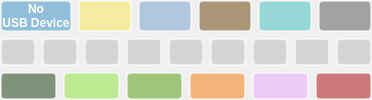
     <widget class="QWidget" name="menuWidget" native="true">
      <property name="enabled">
       <bool>true</bool>
      </property>
      <property name="sizePolicy">
       <sizepolicy hsizetype="Expanding" vsizetype="Expanding">
        <horstretch>0</horstretch>
        <verstretch>0</verstretch>
       </sizepolicy>
      </property>
      <property name="styleSheet">
       <string notr="true">outline: none;</string>
      </property>
      <layout class="QGridLayout" name="gridLayout_TileArea">
       <property name="leftMargin">
        <number>0</number>
       </property>
       <property name="topMargin">
        <number>0</number>
       </property>
       <property name="rightMargin">
        <number>0</number>
       </property>
       <property name="bottomMargin">
        <number>0</number>
       </property>
       <item row="0" column="0" colspan="2">
        <layout class="QHBoxLayout" name="Layout_Sliderselect">
         <item>
          <widget class="QWidget" name="AAUSBWidget" native="true">
           <property name="sizePolicy">
            <sizepolicy hsizetype="Expanding" vsizetype="Expanding">
             <horstretch>0</horstretch>
             <verstretch>0</verstretch>
            </sizepolicy>
           </property>
           <layout class="QHBoxLayout" name="Layout">
            <property name="leftMargin">
             <number>0</number>
            </property>
            <property name="topMargin">
             <number>0</number>
            </property>
            <property name="rightMargin">
             <number>0</number>
            </property>
            <property name="bottomMargin">
             <number>0</number>
            </property>
            <item>
             <widget class="QPushButton" name="pushButtonNoDevice">
              <property name="sizePolicy">
               <sizepolicy hsizetype="Expanding" vsizetype="Expanding">
                <horstretch>0</horstretch>
                <verstretch>0</verstretch>
               </sizepolicy>
              </property>
              <property name="font">
               <font>
                <weight>75</weight>
                <bold>true</bold>
               </font>
              </property>
              <property name="styleSheet">
               <string notr="true">background-color: rgba(48, 140, 198, 0.5);
color: rgb(255, 255, 255);
border-radius: 4px;
border: 2px solid rgba(255,255,255,0.5);
outline: none;</string>
              </property>
              <property name="text">
               <string>No
USB Device</string>
              </property>
              <property name="focusPolicy">
               <enum>Qt::NoFocus</enum>
              </property>
             </widget>
            </item>
           </layout>
          </widget>
         </item>
         <item>
          <widget class="QPushButton" name="pushButtonDay">
           <property name="sizePolicy">
            <sizepolicy hsizetype="Expanding" vsizetype="Expanding">
             <horstretch>0</horstretch>
             <verstretch>0</verstretch>
            </sizepolicy>
           </property>
           <property name="minimumSize">
            <size>
             <width>0</width>
             <height>0</height>
            </size>
           </property>
           <property name="styleSheet">
            <string notr="true">background: rgba(252, 233, 79, 0.5);
border-radius: 4px;
border: 2px solid rgba(255,255,255,0.5);
outline: none;</string>
           </property>
           <property name="text">
            <string />
           </property>
           <property name="icon">
            <iconset>
             <normalon>:/day-hot.png</normalon>
            </iconset>
           </property>
           <property name="iconSize">
            <size>
             <width>64</width>
             <height>64</height>
            </size>
           </property>
           <property name="flat">
            <bool>false</bool>
           </property>
          </widget>
         </item>
         <item>
          <widget class="QPushButton" name="pushButtonNight">
           <property name="sizePolicy">
            <sizepolicy hsizetype="Expanding" vsizetype="Expanding">
             <horstretch>0</horstretch>
             <verstretch>0</verstretch>
            </sizepolicy>
           </property>
           <property name="minimumSize">
            <size>
             <width>0</width>
             <height>0</height>
            </size>
           </property>
           <property name="styleSheet">
            <string notr="true">background-color: rgba(114, 159, 207, 0.5);
border-radius: 4px;
border: 2px solid rgba(255,255,255,0.5);
outline: none;</string>
           </property>
           <property name="text">
            <string />
           </property>
           <property name="icon">
            <iconset>
             <disabledon>:/night-hot.png</disabledon>
            </iconset>
           </property>
           <property name="iconSize">
            <size>
             <width>64</width>
             <height>64</height>
            </size>
           </property>
           <property name="flat">
            <bool>false</bool>
           </property>
          </widget>
         </item>
         <item>
          <widget class="QPushButton" name="pushButtonCameraShow">
           <property name="sizePolicy">
            <sizepolicy hsizetype="Expanding" vsizetype="Expanding">
             <horstretch>0</horstretch>
             <verstretch>0</verstretch>
            </sizepolicy>
           </property>
           <property name="styleSheet">
            <string notr="true">background-color: rgba(100, 62, 4, 0.5);
border-radius: 4px;
border: 2px solid rgba(255,255,255,0.5);
outline: none;</string>
           </property>
           <property name="text">
            <string />
           </property>
           <property name="icon">
            <iconset>
             <normalon>:/camera-hot.png</normalon>
            </iconset>
           </property>
           <property name="iconSize">
            <size>
             <width>64</width>
             <height>64</height>
            </size>
           </property>
          </widget>
         </item>
         <item>
          <widget class="QPushButton" name="pushButtonVolume">
           <property name="sizePolicy">
            <sizepolicy hsizetype="Expanding" vsizetype="Expanding">
             <horstretch>0</horstretch>
             <verstretch>0</verstretch>
            </sizepolicy>
           </property>
           <property name="styleSheet">
            <string notr="true">background-color: rgba(64, 191, 191, 0.5);
border-radius: 4px;
border: 2px solid rgba(255,255,255,0.5);
outline: none;</string>
           </property>
           <property name="text">
            <string />
           </property>
           <property name="icon">
            <iconset>
             <normalon>:/volume-hot.png</normalon>
            </iconset>
           </property>
           <property name="iconSize">
            <size>
             <width>64</width>
             <height>64</height>
            </size>
           </property>
          </widget>
         </item>
         <item>
          <widget class="QPushButton" name="pushButtonDebug">
           <property name="sizePolicy">
            <sizepolicy hsizetype="Expanding" vsizetype="Expanding">
             <horstretch>0</horstretch>
             <verstretch>0</verstretch>
            </sizepolicy>
           </property>
           <property name="styleSheet">
            <string notr="true">background-color: rgba(85, 87, 83, 0.5);
border-radius: 4px;
border: 2px solid rgba(255,255,255,0.5);
outline: none;</string>
           </property>
           <property name="text">
            <string />
           </property>
           <property name="icon">
            <iconset>
             <normalon>:/bug-hot.png</normalon>
            </iconset>
           </property>
           <property name="iconSize">
            <size>
             <width>64</width>
             <height>64</height>
            </size>
           </property>
          </widget>
         </item>
        </layout>
       </item>
       <item row="1" column="0" colspan="2">
        <layout class="QHBoxLayout" name="Layout_Custom1">
         <item>
          <widget class="QPushButton" name="pushButton_c1">
           <property name="sizePolicy">
            <sizepolicy hsizetype="Expanding" vsizetype="Expanding">
             <horstretch>0</horstretch>
             <verstretch>0</verstretch>
            </sizepolicy>
           </property>
           <property name="baseSize">
            <size>
             <width>0</width>
             <height>0</height>
            </size>
           </property>
           <property name="font">
            <font>
             <weight>75</weight>
             <bold>true</bold>
            </font>
           </property>
           <property name="styleSheet">
            <string notr="true">background-color: rgba(186, 189, 182, 0.5);
border-radius: 4px;
border: 2px solid rgba(255,255,255,0.5);
color: rgb(255, 255, 255);
outline: none;</string>
           </property>
           <property name="text">
            <string />
           </property>
          </widget>
         </item>
         <item>
          <widget class="QPushButton" name="pushButton_c2">
           <property name="sizePolicy">
            <sizepolicy hsizetype="Expanding" vsizetype="Expanding">
             <horstretch>0</horstretch>
             <verstretch>0</verstretch>
            </sizepolicy>
           </property>
           <property name="font">
            <font>
             <weight>75</weight>
             <bold>true</bold>
            </font>
           </property>
           <property name="styleSheet">
            <string notr="true">background-color: rgba(186, 189, 182, 0.5);
border-radius: 4px;
border: 2px solid rgba(255,255,255,0.5);
color: rgb(255, 255, 255);
outline: none;</string>
           </property>
           <property name="text">
            <string />
           </property>
          </widget>
         </item>
         <item>
          <widget class="QPushButton" name="pushButtonDummy1">
           <property name="sizePolicy">
            <sizepolicy hsizetype="Expanding" vsizetype="Expanding">
             <horstretch>0</horstretch>
             <verstretch>0</verstretch>
            </sizepolicy>
           </property>
           <property name="font">
            <font>
             <weight>75</weight>
             <bold>true</bold>
            </font>
           </property>
           <property name="styleSheet">
            <string notr="true">background-color: rgba(186, 189, 182, 0.5);
border-radius: 4px;
border: 2px solid rgba(255,255,255,0.5);
color: rgb(255, 255, 255);
outline: none;</string>
           </property>
           <property name="text">
            <string />
           </property>
           <property name="flat">
            <bool>false</bool>
           </property>
          </widget>
         </item>
         <item>
          <widget class="QPushButton" name="pushButton_c3">
           <property name="sizePolicy">
            <sizepolicy hsizetype="Expanding" vsizetype="Expanding">
             <horstretch>0</horstretch>
             <verstretch>0</verstretch>
            </sizepolicy>
           </property>
           <property name="font">
            <font>
             <weight>75</weight>
             <bold>true</bold>
            </font>
           </property>
           <property name="styleSheet">
            <string notr="true">background-color: rgba(186, 189, 182, 0.5);
border-radius: 4px;
border: 2px solid rgba(255,255,255,0.5);
color: rgb(255, 255, 255);
outline: none;</string>
           </property>
           <property name="text">
            <string />
           </property>
          </widget>
         </item>
         <item>
          <widget class="QPushButton" name="pushButton_c4">
           <property name="sizePolicy">
            <sizepolicy hsizetype="Expanding" vsizetype="Expanding">
             <horstretch>0</horstretch>
             <verstretch>0</verstretch>
            </sizepolicy>
           </property>
           <property name="font">
            <font>
             <weight>75</weight>
             <bold>true</bold>
            </font>
           </property>
           <property name="styleSheet">
            <string notr="true">background-color: rgba(186, 189, 182, 0.5);
border-radius: 4px;
border: 2px solid rgba(255,255,255,0.5);
color: rgb(255, 255, 255);
outline: none;</string>
           </property>
           <property name="text">
            <string />
           </property>
          </widget>
         </item>
         <item>
          <widget class="QPushButton" name="pushButtonDummy2">
           <property name="sizePolicy">
            <sizepolicy hsizetype="Expanding" vsizetype="Expanding">
             <horstretch>0</horstretch>
             <verstretch>0</verstretch>
            </sizepolicy>
           </property>
           <property name="font">
            <font>
             <weight>75</weight>
             <bold>true</bold>
            </font>
           </property>
           <property name="styleSheet">
            <string notr="true">background-color: rgba(186, 189, 182, 0.5);
border-radius: 4px;
border: 2px solid rgba(255,255,255,0.5);
color: rgb(255, 255, 255);
outline: none;</string>
           </property>
           <property name="text">
            <string />
           </property>
          </widget>
         </item>
         <item>
          <widget class="QPushButton" name="pushButton_c5">
           <property name="sizePolicy">
            <sizepolicy hsizetype="Expanding" vsizetype="Expanding">
             <horstretch>0</horstretch>
             <verstretch>0</verstretch>
            </sizepolicy>
           </property>
           <property name="font">
            <font>
             <weight>75</weight>
             <bold>true</bold>
            </font>
           </property>
           <property name="styleSheet">
            <string notr="true">background-color: rgba(186, 189, 182, 0.5);
border-radius: 4px;
border: 2px solid rgba(255,255,255,0.5);
color: rgb(255, 255, 255);
outline: none;</string>
           </property>
           <property name="text">
            <string />
           </property>
          </widget>
         </item>
         <item>
          <widget class="QPushButton" name="pushButton_c6">
           <property name="sizePolicy">
            <sizepolicy hsizetype="Expanding" vsizetype="Expanding">
             <horstretch>0</horstretch>
             <verstretch>0</verstretch>
            </sizepolicy>
           </property>
           <property name="font">
            <font>
             <weight>75</weight>
             <bold>true</bold>
            </font>
           </property>
           <property name="styleSheet">
            <string notr="true">background-color: rgba(186, 189, 182, 0.5);
border-radius: 4px;
border: 2px solid rgba(255,255,255,0.5);
color: rgb(255, 255, 255);
outline: none;</string>
           </property>
           <property name="text">
            <string />
           </property>
          </widget>
         </item>
         <item>
          <widget class="QPushButton" name="pushButtonDummy3">
           <property name="sizePolicy">
            <sizepolicy hsizetype="Expanding" vsizetype="Expanding">
             <horstretch>0</horstretch>
             <verstretch>0</verstretch>
            </sizepolicy>
           </property>
           <property name="font">
            <font>
             <weight>75</weight>
             <bold>true</bold>
            </font>
           </property>
           <property name="styleSheet">
            <string notr="true">background-color: rgba(186, 189, 182, 0.5);
border-radius: 4px;
border: 2px solid rgba(255,255,255,0.5);
color: rgb(255, 255, 255);
outline: none;</string>
           </property>
           <property name="text">
            <string />
           </property>
          </widget>
         </item>
        </layout>
       </item>
       <item row="2" column="0" colspan="2">
        <layout class="QHBoxLayout" name="horizontalLayout_14">
         <item>
          <widget class="QWidget" name="horizontalWidgetButtons" native="true">
           <property name="sizePolicy">
            <sizepolicy hsizetype="Expanding" vsizetype="Expanding">
             <horstretch>0</horstretch>
             <verstretch>0</verstretch>
            </sizepolicy>
           </property>
           <layout class="QHBoxLayout" name="Layout_BCenter">
            <property name="leftMargin">
             <number>0</number>
            </property>
            <property name="topMargin">
             <number>0</number>
            </property>
            <property name="rightMargin">
             <number>0</number>
            </property>
            <property name="bottomMargin">
             <number>0</number>
            </property>
            <item>
             <widget class="QPushButton" name="pushButtonLock">
              <property name="sizePolicy">
               <sizepolicy hsizetype="Expanding" vsizetype="Expanding">
                <horstretch>0</horstretch>
                <verstretch>0</verstretch>
               </sizepolicy>
              </property>
              <property name="styleSheet">
               <string notr="true">background-color: rgba(15, 54, 5, 0.5);
color: rgb(255, 255, 255);
border-radius: 4px;
border: 2px solid rgba(255,255,255,0.5);
outline: none;
</string>
              </property>
              <property name="text">
               <string />
              </property>
              <property name="icon">
               <iconset>
                <normalon>:/lock-hot.png</normalon>
               </iconset>
              </property>
              <property name="iconSize">
               <size>
                <width>64</width>
                <height>64</height>
               </size>
              </property>
             </widget>
            </item>
            <item>
             <widget class="QPushButton" name="pushButtonSettings">
              <property name="sizePolicy">
               <sizepolicy hsizetype="Expanding" vsizetype="Expanding">
                <horstretch>0</horstretch>
                <verstretch>0</verstretch>
               </sizepolicy>
              </property>
              <property name="styleSheet">
               <string notr="true">background-color: rgba(138, 226, 52, 0.5);
border-radius: 4px;
border: 2px solid rgba(255,255,255,0.5);
outline: none;</string>
              </property>
              <property name="text">
               <string />
              </property>
              <property name="icon">
               <iconset>
                <normalon>:/settings-hot.png</normalon>
               </iconset>
              </property>
              <property name="iconSize">
               <size>
                <width>64</width>
                <height>64</height>
               </size>
              </property>
              <property name="default">
               <bool>true</bool>
              </property>
             </widget>
            </item>
            <item>
             <widget class="QPushButton" name="pushButtonMusic">
              <property name="sizePolicy">
               <sizepolicy hsizetype="Expanding" vsizetype="Expanding">
                <horstretch>0</horstretch>
                <verstretch>0</verstretch>
               </sizepolicy>
              </property>
              <property name="font">
               <font>
                <weight>75</weight>
                <bold>true</bold>
               </font>
              </property>
              <property name="styleSheet">
               <string notr="true">background-color: rgba(78, 154, 6, 0.5);
color: rgb(255, 255, 255);
border-radius: 4px;
border: 2px solid rgba(255,255,255,0.5);
outline: none;</string>
              </property>
              <property name="text">
               <string />
              </property>
              <property name="icon">
               <iconset>
                <normalon>:/mp3-hot.png</normalon>
               </iconset>
              </property>
              <property name="iconSize">
               <size>
                <width>64</width>
                <height>64</height>
               </size>
              </property>
             </widget>
            </item>
            <item>
             <widget class="QPushButton" name="pushButtonBrightness">
              <property name="sizePolicy">
               <sizepolicy hsizetype="Expanding" vsizetype="Expanding">
                <horstretch>0</horstretch>
                <verstretch>0</verstretch>
               </sizepolicy>
              </property>
              <property name="styleSheet">
               <string notr="true">background-color: rgba(245, 121, 0, 0.5);
border-radius: 4px;
border: 2px solid rgba(255,255,255,0.5);
outline: none;</string>
              </property>
              <property name="text">
               <string />
              </property>
              <property name="icon">
               <iconset>
                <normalon>:/brightness-hot.png</normalon>
               </iconset>
              </property>
              <property name="iconSize">
               <size>
                <width>64</width>
                <height>64</height>
               </size>
              </property>
             </widget>
            </item>
            <item>
             <widget class="QPushButton" name="pushButtonToggleGUI">
              <property name="sizePolicy">
               <sizepolicy hsizetype="Expanding" vsizetype="Expanding">
                <horstretch>0</horstretch>
                <verstretch>0</verstretch>
               </sizepolicy>
              </property>
              <property name="styleSheet">
               <string notr="true">background-color: rgba(237, 164, 255, 0.5);
border-radius: 4px;
border: 2px solid rgba(255,255,255,0.5);
outline: none;</string>
              </property>
              <property name="text">
               <string />
              </property>
              <property name="icon">
               <iconset>
                <normalon>:/eye-hot.png</normalon>
               </iconset>
              </property>
              <property name="iconSize">
               <size>
                <width>64</width>
                <height>64</height>
               </size>
              </property>
             </widget>
            </item>
            <item>
             <widget class="QPushButton" name="pushButtonExit">
              <property name="sizePolicy">
               <sizepolicy hsizetype="Expanding" vsizetype="Expanding">
                <horstretch>0</horstretch>
                <verstretch>0</verstretch>
               </sizepolicy>
              </property>
              <property name="styleSheet">
               <string notr="true">background-color: rgba(164, 0, 0, 0.5);
border-radius: 4px;
border: 2px solid rgba(255,255,255,0.5);
outline: none;</string>
              </property>
              <property name="text">
               <string />
              </property>
              <property name="icon">
               <iconset>
                <normalon>:/power-hot.png</normalon>
               </iconset>
              </property>
              <property name="iconSize">
               <size>
                <width>64</width>
                <height>64</height>
               </size>
              </property>
             </widget>
            </item>
           </layout>
          </widget>
         </item>
        </layout>
       </item>
      </layout>
     </widget>
